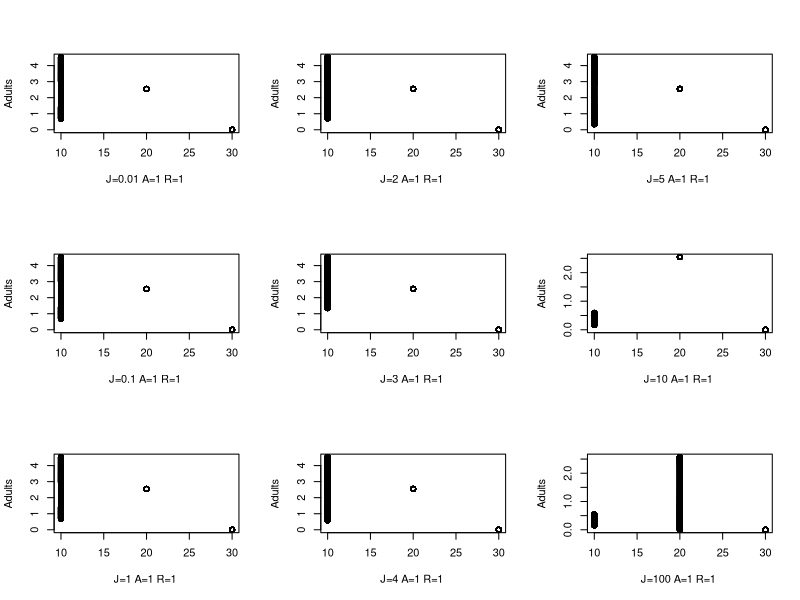

Write R code to recreate this figure.

library(deSolve)

#### RUNTIME ###################################################################

# start timing script
start <- proc.time()

#### PARAMETERS ################################################################

# t subscript in variable name indicates temperature-sensitive
# base terms are now the scaling factor for temperature-sensitive terms

# z: adult to juvenile size ratio
z<-0.2
# p: adult modifier on production of juveniles
# can use to modify stage structure, seems like it needs to be <1
p<-0.4
# sig: conversion efficiency of resource to useful energy for fish
sig<-0.7
# M: maximum ingestion rate
# make mass specific?
M<-0.5
# MS: function breadth for max intake rate
# i.e. attack rate, opens downward
MS<-10
# H: handling time
# speed at which fish can eat resources (smaller is faster)
H<-1
# HS: function breadth for handling time
# temperature parabola opens upward
HS<-10
# uJ: juvenile mortality
# uJ = 0.05 when C = 20
uJ<-1.625
# uJe: activation energy of juvenile mortality
uJe<--0.006
# uA: adult mortality
# uA = 0.005 when C = 20
uA<-1.625
# uAe: activation energy og adult mortality
uAe<--0.006
# uR: resource mortality
# uR = 0.005 when C = 20
uR<-0.163
# uRe: activation energy of resource mortality
uRe<--0.006
# t: costs of maintaining somatic growth/turnover
# i.e. base level of resource intake you must exceed to mature/reproduce
# t = 0.1 when C = 20
t<-0.326
# te: activation energy of metabolic waste
te<--0.006
# r: resource growth rate
r<-1.5
# rS: function breadth for resource growth rate
# temperature parabola opens downward
rS<-15
# K: resource carrying capacity
K<-5
# B: adult reproductive rate
B<-0.5
# boltzmann's constant
kb<-8.617*10^-5
# t: temperature in degrees celsius
# 20 is optimal, 10 is cold, 30 is hot
C<-20

#### ODE FUNCTIONS #############################################################

# t subscript in variable name indicates temperature-sensitive

# Mt: maximum ingestion rate
# Ht: handling time
# tt: costs of maintaining somatic growth/turnover
# uJt: mortality rate for juveniles
# uAt: mortality rate for adults
# uRt: mortality rate for resources
# rt: resource growth rate
# ca: functional response for adults
# cj: functional response for juveniles
# mj: juvenile maturation rate
# ra: reproduction per adult

BaseStaget<-function(t,y,p){
    {
        J<-y[1]
        A<-y[2]
        R<-y[3]
    }
    with(as.list(p),{
        Mt<-M*exp(-(C-20)^2/(2*MS)^2)
        Ht<-H*exp((C-20)^2/(2*HS)^2)
        tt<-t*exp(te/(kb*C))
        uJt<-uJ*exp(uJe/(kb*C))
        uAt<-uA*exp(uAe/(kb*C))
        uRt<-uR*exp(uRe/(kb*C))
        rt<-r*exp(-(C-23)^2/(2*rS)^2)
        
        ca<-Mt*(R/(Ht+R))
        cj<-Mt*(R/(Ht+R))
        ifelse(((sig*cj)-tt)<0, mj<-0, mj<-(((sig*cj)-tt)-uJt)/(1-z^(1-(uJt/((sig*cj)-tt)))))
        ifelse(((sig*ca)-tt)<0, ra<-0, ra<-((sig*ca)-tt)*B)
        
        dJ.dt<- ra*A -mj*J - uJt *J
        
        dA.dt<- mj*J - uAt*A -ra*p*A
        
        dR.dt<- rt*R*(1-(R/K)) - cj*J - ca*A - uRt*R
        
        return(list(c(dJ.dt,dA.dt,dR.dt)))
    })
}

#### SIMULATION ################################################################

# define how time works for simulation
days<-(seq(0,800,by=0.1))

# set initial conditions for state variables
# intialize as single value to run one interation,
# intialize as vector of values to run multiple interations
a <- 1 # adults
juv.vec <- c(0.01,0.1,1,2,3,4,5,10,100) # juveniles
r <- 1 # resources

# create parameter vector
parms<-c(z=z, p=p, sig=sig, M=M, MS=MS, H=H,HS=HS, uJ=uJ, uJe=uJe,
         uA=uA, uAe=uAe, uR=uR, uRe=uRe, t=t, te=te,r=r, rS=rS, K=K, B=B, kb=kb, C=C)
# choose parameter to change
parm.name <- "C"
# choose range of parameters
parm.seq <- seq(10,30,length = 3)
# find index of parameter to change
parm.index <- which(names(parms)==parm.name)

# initialize list to store output
BSt.out.list <- list()

# choose variable to show in bifurcation plot
plot.variable <- "Adults"

# plotting
# layout for plots
par(mfcol=c(3,3))
# plot juvenile, adult, and resource dynamics?
dynamics.plot = F
# plot bifurcation plot?
bifrucation.plot = T

# loop to change initial value of juveniles
for (j in juv.vec) {
    y <- c(j,a,r)
    names(y) <- c("Juveniles", "Adults", "Resources")
    
    
    # loop to change parameter
    for (i in 1:length(parm.seq)) {
        # set parameters
        parms.loop <- parms
        parms.loop[parm.index] <- parm.seq[i]
        # converge
        BSt.out <- ode(y=y, time=days, BaseStaget, parms=parms.loop)
        # get converged points
        BSt.out.list[[i]] <- ode(y=BSt.out[length(days),-1], time=days,
                                 BaseStaget, parms=parms.loop)[,-1]
        

        # juvenile, adult, and resource dynamics plot
        if (dynamics.plot) {
            BSt.out.df <- data.frame(BSt.out)
            matplot(BSt.out.df[,2:4],type="l",lty=1,pch=0.5,col=1:3,
                    xlab=paste0("J=",j," ","A=",a," ","R=",r," ", parm.name,"=", parm.seq[i]))
            legend('right', names(y), lty=1,col=1:3, bty = "n")
        }

    } # end parm.seq loop

    # bifurcation plot    
    if (bifrucation.plot) {
        range.lim <- lapply(BSt.out.list, function(x) apply(x, 2, range))
        range.lim <- apply(do.call("rbind", range.lim), 2, range)
        plot(0, 0, pch = "", xlab=paste0("J=",j," ","A=",a," ","R=",r," "),
             ylab = plot.variable, xlim = range(parm.seq),
             ylim = range.lim[,plot.variable])
        for (i in 1:length(parm.seq)) {
            points(rep(parm.seq[i], length(days)), BSt.out.list[[i]][,plot.variable])
        }
    }
    
} # end juv.vec loop

#### RUNTIME ###################################################################

# stop timing script
end <- proc.time()
# print elapsed time
print(end[3]-start[3])
